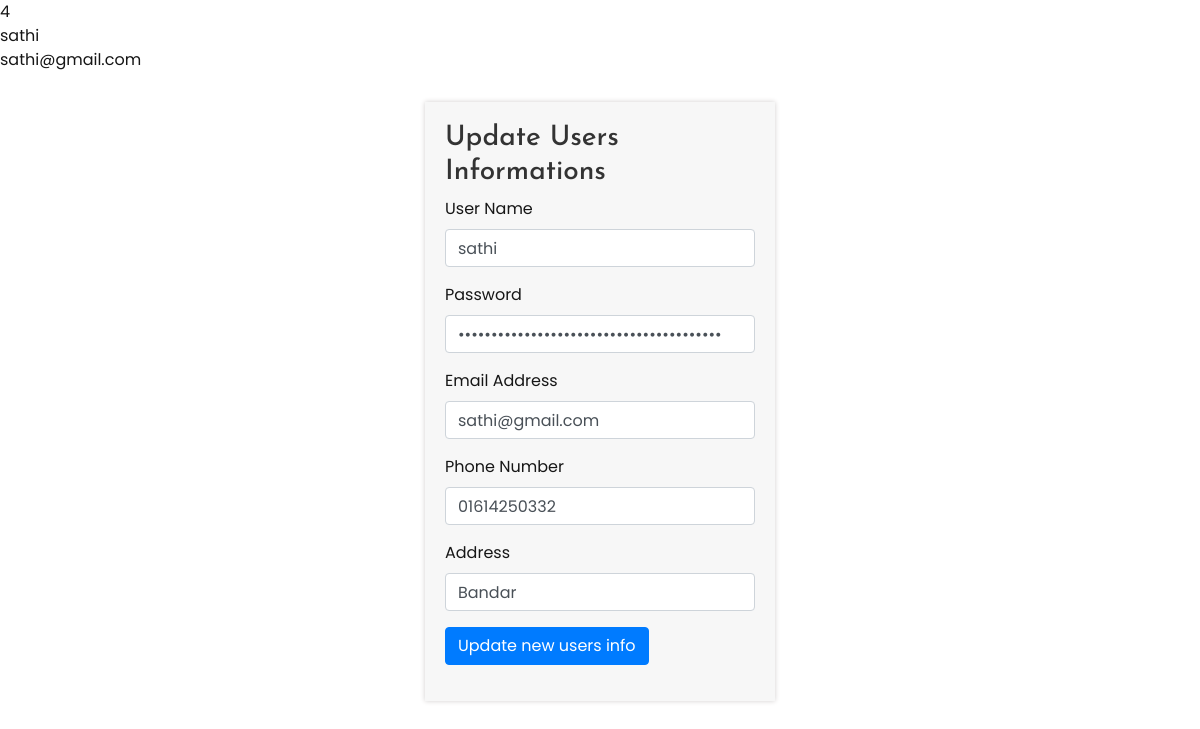
The page /update-users.php?update=4 on the database its author committed.
### tables this page shows
CREATE TABLE `user` (
  `user_id` int(11) NOT NULL,
  `username` varchar(255) NOT NULL,
  `password` varchar(255) NOT NULL,
  `user_email` varchar(255) NOT NULL,
  `user_phone` varchar(255) NOT NULL,
  `user_address` varchar(255) NOT NULL,
  `user_avater` varchar(255) NOT NULL
);

### update-users.php (the view, shortened to what this page needs)
<?php include "header.php"; ?>
<?php include "function.php"; ?>
<?php
if (isset($_GET['update'])) {
	$user_id = $_GET['update'];
	$query = "SELECT * FROM user WHERE user_id = $user_id";
	$select_user_id = mysqli_query($connect, $query);
	while ($row = mysqli_fetch_assoc($select_user_id)) {
		$user_id = $row['user_id'];
		$username = $row['username'];
		$password = $row['password'];
		$user_email = $row['user_email'];
		$user_phone = $row['user_phone'];
		$user_address = $row['user_address'];
		echo $user_id . "<br>". $username . "<br>". $user_email;
?>
	<section class="registraion-section">
		<div class="container">
			<div class="row">
				<div class="col-md-4 offset-md-4">
					<div class="registration-box">
						<h3>Update Users Informations</h3>
					<form action="" method="POST">
						<div class="form-group">
							<label>User Name</label>
							<input type="text" name="username" class="form-control" value="<?php echo $username?>" autocomplete="off" required="required">
						</div>
						<div class="form-group">
							<label>Password</label>
							<input type="password" name="password" class="form-control" value="<?php echo $password?>" autocomplete="off" required="required">
						</div>
						<div class="form-group">
            				<label>Email Address</label>
            				<input type="text" name="email" class="form-control" value="<?php echo $user_email?>" autocomplete="off" required="required">
          				</div>
          				<div class="form-group">
            				<label>Phone Number</label>
            				<input type="text" name="phone" class="form-control" value="<?php echo $user_phone?>" autocomplete="off" required="required">
          				</div>
          				<div class="form-group">
            				<label>Address</label>
            				<input type="text" name="address" class="form-control" value="<?php echo $user_address?>" autocomplete="off" required="required">
          				</div>
						<div class="form-group">
							<button type="submit" class="btn btn-primary" name="update">Update new users info</button>
						</div>
					</form>
					</div>
				</div>
			</div>
		</div>
	</section>
<?php
	}
}
?>
<?php include "footer.php"; ?>

### css/style.css (style rules this page uses)
body { font-family: 'Poppins', sans-serif; font-size: 16px; color: #161616; }
h1, h2, h3, h4, h5, h6 { font-family: 'Josefin Sans', sans-serif; color: #333; }
.registraion-section { padding: 30px; }
.registration-box { padding: 20px; background: #f7f7f7; box-shadow: 0px 0px 5px #d2cece; }

### rows shown on the page
user: user_id "4", username "sathi", user_email "sathi@gmail.com", email "sathi@gmail.com", phone "01614250332", address "Bandar"
